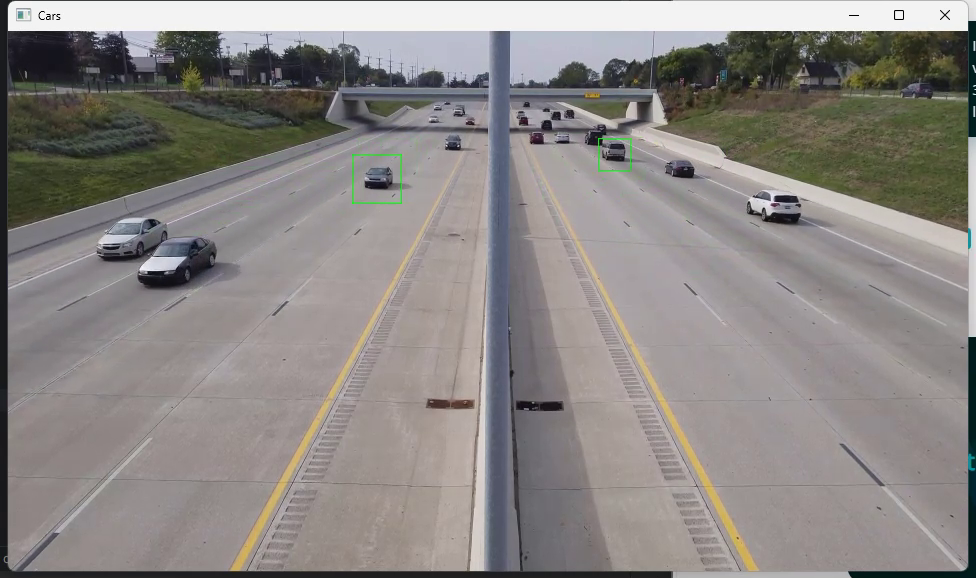
#> input picture frame 30 of clip.webm, 976 x 578 px, given in place of car_video.mp4, which was not available
$ python main.py
#> lines starting #> are read from the running program, lines starting #| are printed output that depends on the picture; pictures that were not available may be replaced by others from this repository, and a replacement may not be noted
import numpy as np
import cv2

car_classifier = cv2.CascadeClassifier('haarcascade_car.xml')
cap = cv2.VideoCapture('car_video.mp4')

while cap.isOpened():
    ret, frame = cap.read()
#> frame is the input picture: shape (578, 976, 3); mean B, G, R 132.1, 134.7, 138.9
    if not ret:
        break

    frame = cv2.resize(frame, None, fx=0.5, fy=0.5, interpolation=cv2.INTER_LINEAR)
#> frame: shape (289, 488, 3)
    gray = cv2.cvtColor(frame, cv2.COLOR_BGR2GRAY)
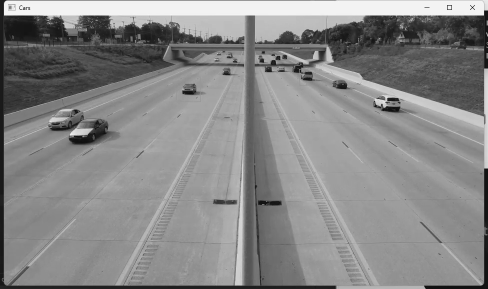
#> gray: shape (289, 488); min 15, max 246, mean 135.7

    # Nesne tespiti icin
    roi = gray[100:300, 200:800]
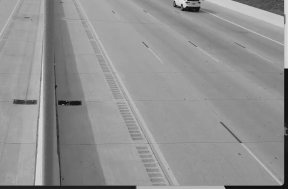
#> roi: shape (189, 288); min 15, max 227, mean 145.7
    #height and width

    cars = car_classifier.detectMultiScale(roi, scaleFactor=1.1, minNeighbors=3)
#> cars = ()

    for (x, y, w, h) in cars:
        x, y, w, h = x + 200, y + 100, w, h  # ROI koordinatlarını orijinal koordinatlara çevirin
        cv2.rectangle(frame, (x, y), (x + w, y + h), (0, 255, 0), 1)
#> this loop made 0 passes

    cv2.imshow('Cars', frame)

    if cv2.waitKey(1) == ord('q'):
#> (key q is pressed here)
        break

cap.release()
cv2.destroyAllWindows()

$ run again, starting later in the video
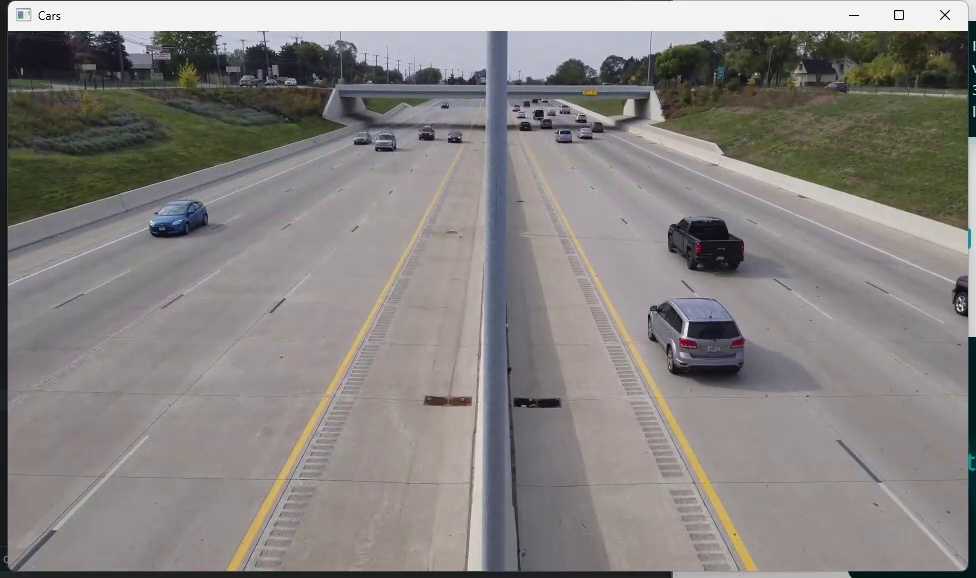
#> input picture frame 136 of clip.webm, 976 x 578 px, given in place of car_video.mp4, which was not available
#> frame is the input picture: shape (578, 976, 3); mean B, G, R 129, 131.1, 134.7
#> frame: shape (289, 488, 3)
#> `gray = cv2.cvtColor(frame, cv2.COLOR_BGR2GRAY)`:
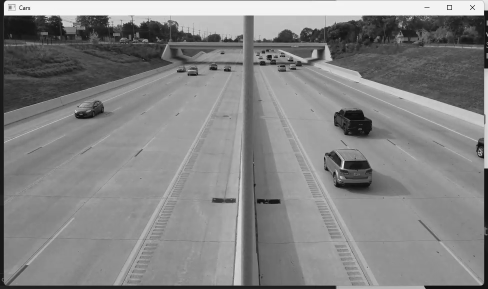
#> gray: shape (289, 488); min 12, max 248, mean 132.1
#> `roi = gray[100:300, 200:800]`:
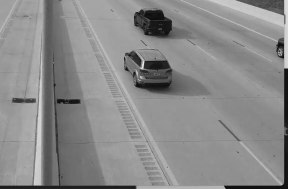
#> roi: shape (189, 288); min 12, max 231, mean 138.3
#> cars = ()

$ run again, starting later in the video
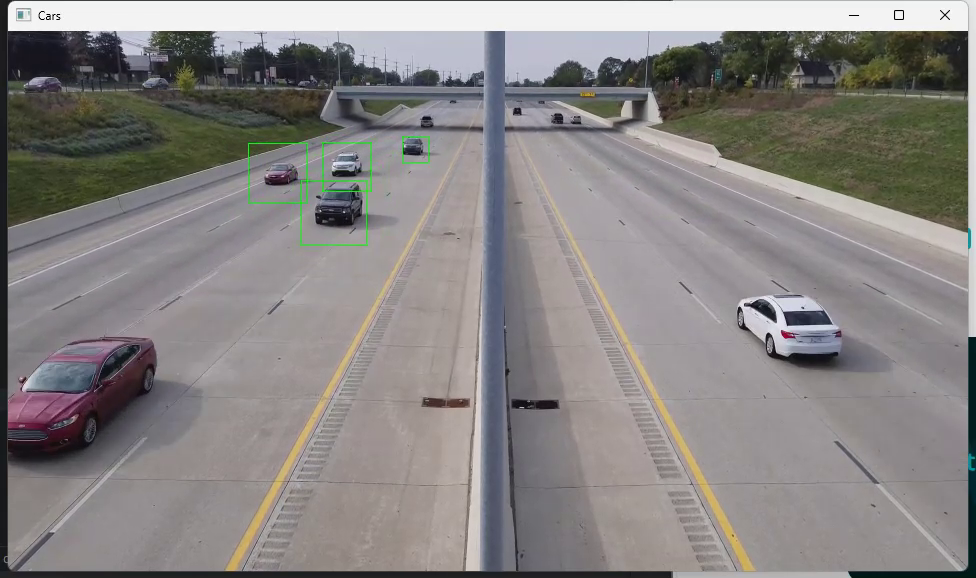
#> input picture frame 242 of clip.webm, 976 x 578 px, given in place of car_video.mp4, which was not available
#> frame is the input picture: shape (578, 976, 3); mean B, G, R 131, 132.1, 135.6
#> `roi = gray[100:300, 200:800]`:
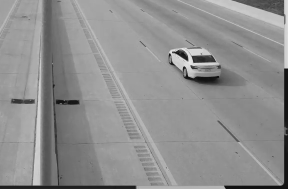
#> roi: shape (189, 288); min 14, max 228, mean 143.5
#> cars = [[171, 42, 58, 58]]
#> the loop `for (x, y, w, h) in cars:` made 1 pass
#> (x, y, w, h) on pass 1: (371, 142, 58, 58)
#> after the loop `for (x, y, w, h) in cars:`:
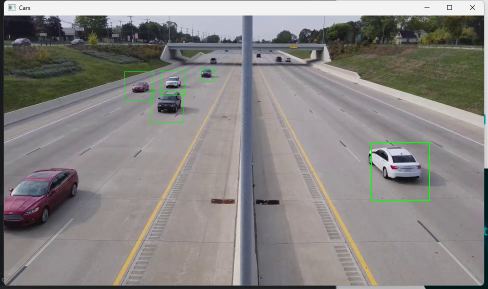
#> frame: shape (289, 488, 3); mean B, G, R 130.9, 132.4, 135.4
